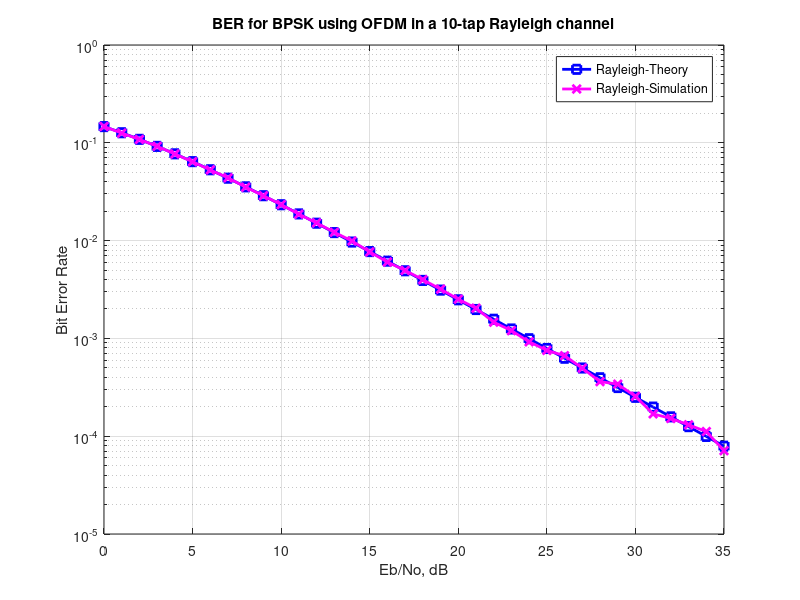

This chart was generated by the following MATLAB code:
%%%%%%%%%%%%%%%%%%%%%%%%%%%%%%%%%%%%%%%%%%%%%%%%%%%%%%%%%%%%
% All rights reserved by Krishna Pillai, http://www.dsplog.com 
% The file may not be re-distributed without explicit authorization
% from Krishna Pillai.
% Checked for proper operation with Octave Version 3.0.0
% Author	: Krishna Pillai
% Email		: krishna@dsplog.com
% Version	: 1.0
% Date		: 05 June 2008
% %%%%%%%%%%%%%%%%%%%%%%%%%%%%%%%%%%%%%%%%%%%%%%%%%%%%%%%%%%

% Script for computing the BER for BPSK in OFDM modulation in the 
% presence of Rayeligh fading channel

clear all
nFFT        = 64; % fft size
nDSC        = 52; % number of data subcarriers
nBitPerSym  = 52; % number of bits per OFDM symbol (same as the number of subcarriers for BPSK)
nSym        = 10^4; % number of symbols

EbN0dB      = [0:35]; % bit to noise ratio
EsN0dB      = EbN0dB + 10*log10(nDSC/nFFT) + 10*log10(64/80); % converting to symbol to noise ratio

for ii = 1:length(EbN0dB)

   % Transmitter
   ipBit = rand(1,nBitPerSym*nSym) > 0.5; % random 1's and 0's
   ipMod = 2*ipBit-1; % BPSK modulation 0 --> -1, 1 --> +1
   ipMod = reshape(ipMod,nBitPerSym,nSym).'; % grouping into multiple symbolsa

   % Assigning modulated symbols to subcarriers from [-26 to -1, +1 to +26]
   xF = [zeros(nSym,6) ipMod(:,[1:nBitPerSym/2]) zeros(nSym,1) ipMod(:,[nBitPerSym/2+1:nBitPerSym]) zeros(nSym,5)] ;
   
   % Taking FFT, the term (nFFT/sqrt(nDSC)) is for normalizing the power of transmit symbol to 1 
   xt = (nFFT/sqrt(nDSC))*ifft(fftshift(xF.')).';

   % Appending cylic prefix
   xt = [xt(:,[49:64]) xt];

   % multipath channel
   nTap = 10;
   ht = 1/sqrt(2)*1/sqrt(nTap)*(randn(nSym,nTap) + j*randn(nSym,nTap));
   
   % computing and storing the frequency response of the channel, for use at recevier
   hF = fftshift(fft(ht,64,2));

   % convolution of each symbol with the random channel
   for jj = 1:nSym
      xht(jj,:) = conv(ht(jj,:),xt(jj,:));
   end
   xt = xht;

   % Concatenating multiple symbols to form a long vector
   xt = reshape(xt.',1,nSym*(80+nTap-1));

   % Gaussian noise of unit variance, 0 mean
   nt = 1/sqrt(2)*[randn(1,nSym*(80+nTap-1)) + j*randn(1,nSym*(80+nTap-1))];

   % Adding noise, the term sqrt(80/64) is to account for the wasted energy due to cyclic prefix
   yt = sqrt(80/64)*xt + 10^(-EsN0dB(ii)/20)*nt;

   % Receiver
   yt = reshape(yt.',80+nTap-1,nSym).'; % formatting the received vector into symbols
   yt = yt(:,[17:80]); % removing cyclic prefix

   % converting to frequency domain
   yF = (sqrt(nDSC)/nFFT)*fftshift(fft(yt.')).'; 

   % equalization by the known channel frequency response
   yF = yF./hF;

   % extracting the required data subcarriers
   yMod = yF(:,[6+[1:nBitPerSym/2] 7+[nBitPerSym/2+1:nBitPerSym] ]); 

   % BPSK demodulation
   % +ve value --> 1, -ve value --> -1
   ipModHat = 2*floor(real(yMod/2)) + 1;
   ipModHat(find(ipModHat>1)) = +1;
   ipModHat(find(ipModHat<-1)) = -1;

   % converting modulated values into bits
   ipBitHat = (ipModHat+1)/2;
   ipBitHat = reshape(ipBitHat.',nBitPerSym*nSym,1).';

   % counting the errors
   nErr(ii) = size(find(ipBitHat - ipBit),2);

end

simBer = nErr/(nSym*nBitPerSym);
EbN0Lin = 10.^(EbN0dB/10);
theoryBer = 0.5.*(1-sqrt(EbN0Lin./(EbN0Lin+1)));

close all; figure
semilogy(EbN0dB,theoryBer,'bs-','LineWidth',2);
hold on
semilogy(EbN0dB,simBer,'mx-','LineWidth',2);
axis([0 35 10^-5 1])
grid on
legend('Rayleigh-Theory', 'Rayleigh-Simulation');
xlabel('Eb/No, dB')
ylabel('Bit Error Rate')
title('BER for BPSK using OFDM in a 10-tap Rayleigh channel')



